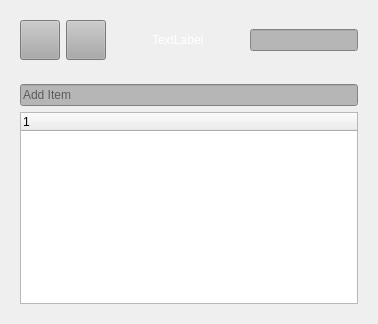
       <widget class="QWidget" name="page_12">
        <layout class="QVBoxLayout" name="verticalLayout_17">
         <item>
          <widget class="QWidget" name="widget_84" native="true">
           <layout class="QHBoxLayout" name="horizontalLayout_7">
            <item>
             <widget class="QPushButton" name="pushButton_21">
              <property name="minimumSize">
               <size>
                <width>40</width>
                <height>40</height>
               </size>
              </property>
              <property name="maximumSize">
               <size>
                <width>40</width>
                <height>40</height>
               </size>
              </property>
              <property name="styleSheet">
               <string notr="true">background-color: rgb(170, 170, 170);</string>
              </property>
              <property name="text">
               <string/>
              </property>
             </widget>
            </item>
            <item>
             <widget class="QPushButton" name="pushButton_22">
              <property name="minimumSize">
               <size>
                <width>40</width>
                <height>40</height>
               </size>
              </property>
              <property name="maximumSize">
               <size>
                <width>40</width>
                <height>40</height>
               </size>
              </property>
              <property name="styleSheet">
               <string notr="true">background-color: rgb(170, 170, 170);</string>
              </property>
              <property name="text">
               <string/>
              </property>
             </widget>
            </item>
            <item>
             <spacer name="horizontalSpacer_13">
              <property name="orientation">
               <enum>Qt::Horizontal</enum>
              </property>
              <property name="sizeHint" stdset="0">
               <size>
                <width>40</width>
                <height>20</height>
               </size>
              </property>
             </spacer>
            </item>
            <item>
             <widget class="QLabel" name="label_10">
              <property name="styleSheet">
               <string notr="true">color: rgb(255, 255, 255);</string>
              </property>
              <property name="text">
               <string>TextLabel</string>
              </property>
             </widget>
            </item>
            <item>
             <spacer name="horizontalSpacer_12">
              <property name="orientation">
               <enum>Qt::Horizontal</enum>
              </property>
              <property name="sizeHint" stdset="0">
               <size>
                <width>40</width>
                <height>20</height>
               </size>
              </property>
             </spacer>
            </item>
            <item>
             <widget class="QLineEdit" name="lineEdit_5">
              <property name="styleSheet">
               <string notr="true">background-color: rgb(182, 182, 182);</string>
              </property>
             </widget>
            </item>
           </layout>
          </widget>
         </item>
         <item>
          <widget class="QWidget" name="widget_85" native="true">
           <layout class="QVBoxLayout" name="verticalLayout_16">
            <item>
             <widget class="QLineEdit" name="lineEdit_6">
              <property name="styleSheet">
               <string notr="true">background-color: rgb(182, 182, 182);</string>
              </property>
              <property name="placeholderText">
               <string>Add Item</string>
              </property>
             </widget>
            </item>
            <item>
             <widget class="QTreeWidget" name="treeWidget_5">
              <column>
               <property name="text">
                <string notr="true">1</string>
               </property>
              </column>
             </widget>
            </item>
           </layout>
          </widget>
         </item>
        </layout>
       </widget>
